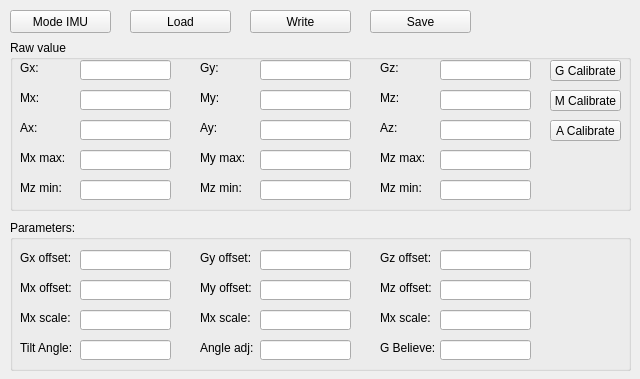
<?xml version="1.0" encoding="UTF-8"?>
<ui version="4.0">
 <class>Mode_imu</class>
 <widget class="QWidget" name="Mode_imu">
  <property name="geometry">
   <rect>
    <x>0</x>
    <y>0</y>
    <width>640</width>
    <height>379</height>
   </rect>
  </property>
  <property name="windowTitle">
   <string>Form</string>
  </property>
  <widget class="QGroupBox" name="groupBox_7">
   <property name="geometry">
    <rect>
     <x>10</x>
     <y>40</y>
     <width>621</width>
     <height>171</height>
    </rect>
   </property>
   <property name="title">
    <string>Raw value</string>
   </property>
   <widget class="QLineEdit" name="tb_gx">
    <property name="geometry">
     <rect>
      <x>70</x>
      <y>20</y>
      <width>91</width>
      <height>20</height>
     </rect>
    </property>
   </widget>
   <widget class="QLabel" name="label_13">
    <property name="geometry">
     <rect>
      <x>10</x>
      <y>20</y>
      <width>21</width>
      <height>16</height>
     </rect>
    </property>
    <property name="text">
     <string>Gx:</string>
    </property>
   </widget>
   <widget class="QLabel" name="label_14">
    <property name="geometry">
     <rect>
      <x>190</x>
      <y>20</y>
      <width>21</width>
      <height>16</height>
     </rect>
    </property>
    <property name="text">
     <string>Gy:</string>
    </property>
   </widget>
   <widget class="QLabel" name="label_15">
    <property name="geometry">
     <rect>
      <x>370</x>
      <y>20</y>
      <width>21</width>
      <height>16</height>
     </rect>
    </property>
    <property name="text">
     <string>Gz:</string>
    </property>
   </widget>
   <widget class="QLineEdit" name="tb_gy">
    <property name="geometry">
     <rect>
      <x>250</x>
      <y>20</y>
      <width>91</width>
      <height>20</height>
     </rect>
    </property>
   </widget>
   <widget class="QLineEdit" name="tb_gz">
    <property name="geometry">
     <rect>
      <x>430</x>
      <y>20</y>
      <width>91</width>
      <height>20</height>
     </rect>
    </property>
   </widget>
   <widget class="QLineEdit" name="tb_gy_2">
    <property name="geometry">
     <rect>
      <x>250</x>
      <y>50</y>
      <width>91</width>
      <height>20</height>
     </rect>
    </property>
   </widget>
   <widget class="QLabel" name="label_20">
    <property name="geometry">
     <rect>
      <x>370</x>
      <y>50</y>
      <width>21</width>
      <height>16</height>
     </rect>
    </property>
    <property name="text">
     <string>Mz:</string>
    </property>
   </widget>
   <widget class="QLabel" name="label_21">
    <property name="geometry">
     <rect>
      <x>190</x>
      <y>50</y>
      <width>21</width>
      <height>16</height>
     </rect>
    </property>
    <property name="text">
     <string>My:</string>
    </property>
   </widget>
   <widget class="QLineEdit" name="tb_gx_2">
    <property name="geometry">
     <rect>
      <x>70</x>
      <y>50</y>
      <width>91</width>
      <height>20</height>
     </rect>
    </property>
   </widget>
   <widget class="QLineEdit" name="tb_gz_2">
    <property name="geometry">
     <rect>
      <x>430</x>
      <y>50</y>
      <width>91</width>
      <height>20</height>
     </rect>
    </property>
   </widget>
   <widget class="QLabel" name="label_28">
    <property name="geometry">
     <rect>
      <x>10</x>
      <y>50</y>
      <width>21</width>
      <height>16</height>
     </rect>
    </property>
    <property name="text">
     <string>Mx:</string>
    </property>
   </widget>
   <widget class="QLineEdit" name="tb_gy_3">
    <property name="geometry">
     <rect>
      <x>250</x>
      <y>80</y>
      <width>91</width>
      <height>20</height>
     </rect>
    </property>
   </widget>
   <widget class="QLabel" name="label_29">
    <property name="geometry">
     <rect>
      <x>370</x>
      <y>80</y>
      <width>21</width>
      <height>16</height>
     </rect>
    </property>
    <property name="text">
     <string>Az:</string>
    </property>
   </widget>
   <widget class="QLabel" name="label_36">
    <property name="geometry">
     <rect>
      <x>190</x>
      <y>80</y>
      <width>21</width>
      <height>16</height>
     </rect>
    </property>
    <property name="text">
     <string>Ay:</string>
    </property>
   </widget>
   <widget class="QLineEdit" name="tb_gx_3">
    <property name="geometry">
     <rect>
      <x>70</x>
      <y>80</y>
      <width>91</width>
      <height>20</height>
     </rect>
    </property>
   </widget>
   <widget class="QLineEdit" name="tb_gz_3">
    <property name="geometry">
     <rect>
      <x>430</x>
      <y>80</y>
      <width>91</width>
      <height>20</height>
     </rect>
    </property>
   </widget>
   <widget class="QLabel" name="label_37">
    <property name="geometry">
     <rect>
      <x>10</x>
      <y>80</y>
      <width>21</width>
      <height>16</height>
     </rect>
    </property>
    <property name="text">
     <string>Ax:</string>
    </property>
   </widget>
   <widget class="QLineEdit" name="tb_gx_offset_4">
    <property name="geometry">
     <rect>
      <x>70</x>
      <y>110</y>
      <width>91</width>
      <height>20</height>
     </rect>
    </property>
   </widget>
   <widget class="QLineEdit" name="tb_gy_offset_4">
    <property name="geometry">
     <rect>
      <x>250</x>
      <y>110</y>
      <width>91</width>
      <height>20</height>
     </rect>
    </property>
   </widget>
   <widget class="QLineEdit" name="tb_gz_offset_4">
    <property name="geometry">
     <rect>
      <x>430</x>
      <y>110</y>
      <width>91</width>
      <height>20</height>
     </rect>
    </property>
   </widget>
   <widget class="QLabel" name="label_64">
    <property name="geometry">
     <rect>
      <x>190</x>
      <y>110</y>
      <width>51</width>
      <height>16</height>
     </rect>
    </property>
    <property name="text">
     <string>My max:</string>
    </property>
   </widget>
   <widget class="QLabel" name="label_65">
    <property name="geometry">
     <rect>
      <x>10</x>
      <y>110</y>
      <width>51</width>
      <height>16</height>
     </rect>
    </property>
    <property name="text">
     <string>Mx max:</string>
    </property>
   </widget>
   <widget class="QLabel" name="label_66">
    <property name="geometry">
     <rect>
      <x>370</x>
      <y>110</y>
      <width>51</width>
      <height>16</height>
     </rect>
    </property>
    <property name="text">
     <string>Mz max:</string>
    </property>
   </widget>
   <widget class="QLabel" name="label_67">
    <property name="geometry">
     <rect>
      <x>190</x>
      <y>140</y>
      <width>51</width>
      <height>16</height>
     </rect>
    </property>
    <property name="text">
     <string>Mz min:</string>
    </property>
   </widget>
   <widget class="QLineEdit" name="tb_gx_offset_5">
    <property name="geometry">
     <rect>
      <x>70</x>
      <y>140</y>
      <width>91</width>
      <height>20</height>
     </rect>
    </property>
   </widget>
   <widget class="QLabel" name="label_68">
    <property name="geometry">
     <rect>
      <x>370</x>
      <y>140</y>
      <width>51</width>
      <height>16</height>
     </rect>
    </property>
    <property name="text">
     <string>Mz min:</string>
    </property>
   </widget>
   <widget class="QLineEdit" name="tb_gz_offset_5">
    <property name="geometry">
     <rect>
      <x>430</x>
      <y>140</y>
      <width>91</width>
      <height>20</height>
     </rect>
    </property>
   </widget>
   <widget class="QLineEdit" name="tb_gy_offset_5">
    <property name="geometry">
     <rect>
      <x>250</x>
      <y>140</y>
      <width>91</width>
      <height>20</height>
     </rect>
    </property>
   </widget>
   <widget class="QLabel" name="label_74">
    <property name="geometry">
     <rect>
      <x>10</x>
      <y>140</y>
      <width>51</width>
      <height>16</height>
     </rect>
    </property>
    <property name="text">
     <string>Mz min:</string>
    </property>
   </widget>
   <widget class="QPushButton" name="btn_gyro_calib">
    <property name="geometry">
     <rect>
      <x>540</x>
      <y>20</y>
      <width>71</width>
      <height>21</height>
     </rect>
    </property>
    <property name="text">
     <string>G Calibrate</string>
    </property>
   </widget>
   <widget class="QPushButton" name="btn_gyro_calib_2">
    <property name="geometry">
     <rect>
      <x>540</x>
      <y>50</y>
      <width>71</width>
      <height>21</height>
     </rect>
    </property>
    <property name="text">
     <string>M Calibrate</string>
    </property>
   </widget>
   <widget class="QPushButton" name="btn_gyro_calib_3">
    <property name="geometry">
     <rect>
      <x>540</x>
      <y>80</y>
      <width>71</width>
      <height>21</height>
     </rect>
    </property>
    <property name="text">
     <string>A Calibrate</string>
    </property>
   </widget>
  </widget>
  <widget class="QPushButton" name="btn_change_mode_imu_calibration">
   <property name="geometry">
    <rect>
     <x>10</x>
     <y>10</y>
     <width>101</width>
     <height>23</height>
    </rect>
   </property>
   <property name="text">
    <string>Mode IMU</string>
   </property>
  </widget>
  <widget class="QGroupBox" name="groupBox_6">
   <property name="geometry">
    <rect>
     <x>10</x>
     <y>220</y>
     <width>621</width>
     <height>151</height>
    </rect>
   </property>
   <property name="title">
    <string>Parameters:</string>
   </property>
   <widget class="QLineEdit" name="tb_gbelieve">
    <property name="geometry">
     <rect>
      <x>430</x>
      <y>120</y>
      <width>91</width>
      <height>20</height>
     </rect>
    </property>
   </widget>
   <widget class="QLineEdit" name="tb_gy_offset_3">
    <property name="geometry">
     <rect>
      <x>250</x>
      <y>90</y>
      <width>91</width>
      <height>20</height>
     </rect>
    </property>
   </widget>
   <widget class="QLabel" name="label_27">
    <property name="geometry">
     <rect>
      <x>370</x>
      <y>120</y>
      <width>61</width>
      <height>16</height>
     </rect>
    </property>
    <property name="text">
     <string>G Believe:</string>
    </property>
   </widget>
   <widget class="QLabel" name="label_46">
    <property name="geometry">
     <rect>
      <x>10</x>
      <y>90</y>
      <width>51</width>
      <height>16</height>
     </rect>
    </property>
    <property name="text">
     <string>Mx scale:</string>
    </property>
   </widget>
   <widget class="QLabel" name="label_39">
    <property name="geometry">
     <rect>
      <x>10</x>
      <y>60</y>
      <width>51</width>
      <height>16</height>
     </rect>
    </property>
    <property name="text">
     <string>Mx offset:</string>
    </property>
   </widget>
   <widget class="QLabel" name="label_45">
    <property name="geometry">
     <rect>
      <x>370</x>
      <y>90</y>
      <width>51</width>
      <height>16</height>
     </rect>
    </property>
    <property name="text">
     <string>Mx scale:</string>
    </property>
   </widget>
   <widget class="QLineEdit" name="tb_gz_offset_3">
    <property name="geometry">
     <rect>
      <x>430</x>
      <y>90</y>
      <width>91</width>
      <height>20</height>
     </rect>
    </property>
   </widget>
   <widget class="QLineEdit" name="tb_gx_offset">
    <property name="geometry">
     <rect>
      <x>70</x>
      <y>30</y>
      <width>91</width>
      <height>20</height>
     </rect>
    </property>
   </widget>
   <widget class="QLineEdit" name="tb_gy_offset_2">
    <property name="geometry">
     <rect>
      <x>250</x>
      <y>60</y>
      <width>91</width>
      <height>20</height>
     </rect>
    </property>
   </widget>
   <widget class="QLineEdit" name="tb_gz_offset_2">
    <property name="geometry">
     <rect>
      <x>430</x>
      <y>60</y>
      <width>91</width>
      <height>20</height>
     </rect>
    </property>
   </widget>
   <widget class="QLabel" name="label_23">
    <property name="geometry">
     <rect>
      <x>190</x>
      <y>30</y>
      <width>51</width>
      <height>16</height>
     </rect>
    </property>
    <property name="text">
     <string>Gy offset:</string>
    </property>
   </widget>
   <widget class="QLabel" name="label_42">
    <property name="geometry">
     <rect>
      <x>370</x>
      <y>60</y>
      <width>51</width>
      <height>16</height>
     </rect>
    </property>
    <property name="text">
     <string>Mz offset:</string>
    </property>
   </widget>
   <widget class="QLabel" name="label_25">
    <property name="geometry">
     <rect>
      <x>10</x>
      <y>120</y>
      <width>51</width>
      <height>16</height>
     </rect>
    </property>
    <property name="text">
     <string>Tilt Angle:</string>
    </property>
   </widget>
   <widget class="QLineEdit" name="tb_angle_adjust">
    <property name="geometry">
     <rect>
      <x>250</x>
      <y>120</y>
      <width>91</width>
      <height>20</height>
     </rect>
    </property>
   </widget>
   <widget class="QLineEdit" name="tb_gx_offset_2">
    <property name="geometry">
     <rect>
      <x>70</x>
      <y>60</y>
      <width>91</width>
      <height>20</height>
     </rect>
    </property>
   </widget>
   <widget class="QLabel" name="label_22">
    <property name="geometry">
     <rect>
      <x>10</x>
      <y>30</y>
      <width>51</width>
      <height>16</height>
     </rect>
    </property>
    <property name="text">
     <string>Gx offset:</string>
    </property>
   </widget>
   <widget class="QLineEdit" name="txtb_tilt_0">
    <property name="geometry">
     <rect>
      <x>70</x>
      <y>120</y>
      <width>91</width>
      <height>20</height>
     </rect>
    </property>
   </widget>
   <widget class="QLineEdit" name="tb_gy_offset">
    <property name="geometry">
     <rect>
      <x>250</x>
      <y>30</y>
      <width>91</width>
      <height>20</height>
     </rect>
    </property>
   </widget>
   <widget class="QLineEdit" name="tb_gz_offset">
    <property name="geometry">
     <rect>
      <x>430</x>
      <y>30</y>
      <width>91</width>
      <height>20</height>
     </rect>
    </property>
   </widget>
   <widget class="QLabel" name="label_44">
    <property name="geometry">
     <rect>
      <x>190</x>
      <y>90</y>
      <width>51</width>
      <height>16</height>
     </rect>
    </property>
    <property name="text">
     <string>Mx scale:</string>
    </property>
   </widget>
   <widget class="QLabel" name="label_38">
    <property name="geometry">
     <rect>
      <x>190</x>
      <y>60</y>
      <width>51</width>
      <height>16</height>
     </rect>
    </property>
    <property name="text">
     <string>My offset:</string>
    </property>
   </widget>
   <widget class="QLineEdit" name="tb_gx_offset_3">
    <property name="geometry">
     <rect>
      <x>70</x>
      <y>90</y>
      <width>91</width>
      <height>20</height>
     </rect>
    </property>
   </widget>
   <widget class="QLabel" name="label_24">
    <property name="geometry">
     <rect>
      <x>370</x>
      <y>30</y>
      <width>51</width>
      <height>16</height>
     </rect>
    </property>
    <property name="text">
     <string>Gz offset:</string>
    </property>
   </widget>
   <widget class="QLabel" name="label_26">
    <property name="geometry">
     <rect>
      <x>190</x>
      <y>120</y>
      <width>61</width>
      <height>16</height>
     </rect>
    </property>
    <property name="text">
     <string>Angle adj:</string>
    </property>
   </widget>
  </widget>
  <widget class="QPushButton" name="btn_mode_imu_load_params">
   <property name="geometry">
    <rect>
     <x>130</x>
     <y>10</y>
     <width>101</width>
     <height>23</height>
    </rect>
   </property>
   <property name="text">
    <string>Load</string>
   </property>
  </widget>
  <widget class="QPushButton" name="btn_mode_imu_write_params">
   <property name="geometry">
    <rect>
     <x>250</x>
     <y>10</y>
     <width>101</width>
     <height>23</height>
    </rect>
   </property>
   <property name="text">
    <string>Write</string>
   </property>
  </widget>
  <widget class="QPushButton" name="btn_mode_imu_save_params">
   <property name="geometry">
    <rect>
     <x>370</x>
     <y>10</y>
     <width>101</width>
     <height>23</height>
    </rect>
   </property>
   <property name="text">
    <string>Save</string>
   </property>
  </widget>
 </widget>
 <resources/>
 <connections/>
</ui>
